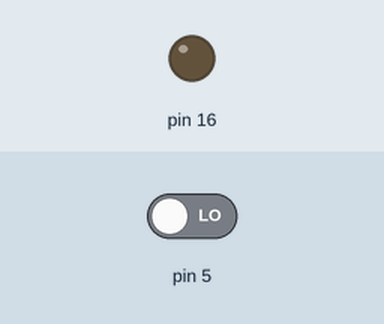
The sketch below on a simulated Arduino Uno, built with avr-gcc and run on an emulated ATmega328P. Parts: output pins drawn as LEDs (lit = HIGH). The inputs (shaded band) are chosen by the test bench; at power-on: pin 5 LOW.

Above: at 1.2 s.
1.3 s: pin 5 driven HIGH
At 1.8 s:
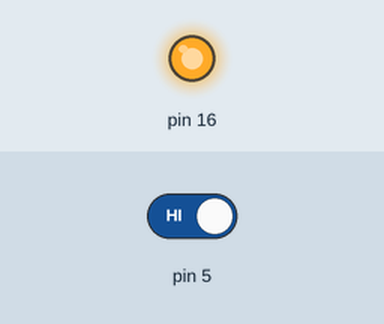
2.8 s: pin 5 driven LOW
At 4.1 s:
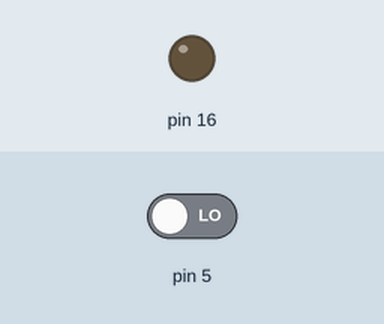
Timing chart, 0 to 5.8 s (numbered marks = the images above; inputs shaded):
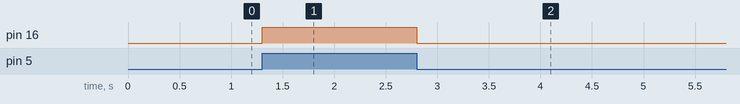

The sketch:

Agua.ino
```cpp
void setup() {
  pinMode(5, INPUT);
  pinMode(16, OUTPUT);
}

void loop() {
  if (digitalRead(5)== 1){
    digitalWrite(16,1);
  }else{
    digitalWrite(16,0);
  }

}
```

Measured:
- after the input at 1.3 s, pin 16: LOW → HIGH at once
- after the input at 2.8 s, pin 16: HIGH → LOW at once
